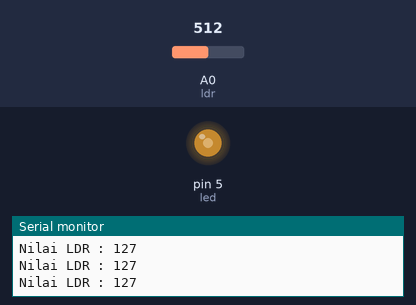
Bench run of a sketch on a simulated Arduino Uno, built with avr-gcc and run on an emulated ATmega328P. Shown: output pins drawn as LEDs (lit = HIGH), the last lines printed to the serial monitor. The test bench sets the inputs (shaded band); at power-on: A0 (ldr) = 512.

Above: at 1.2 s.
1.3 s: A0 (ldr) set to 408
At 2.6 s:
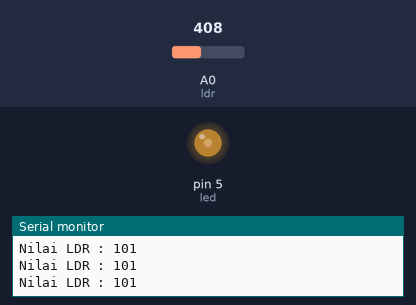
4.3 s: A0 (ldr) set to 394
At 5.1 s:
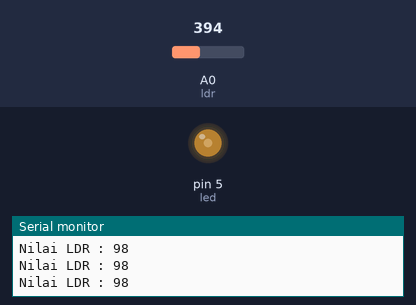
7.3 s: A0 (ldr) set to 122
At 8.4 s:
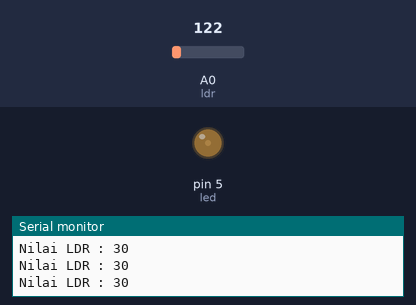
8.8 s: A0 (ldr) set to 43
At 9.4 s:
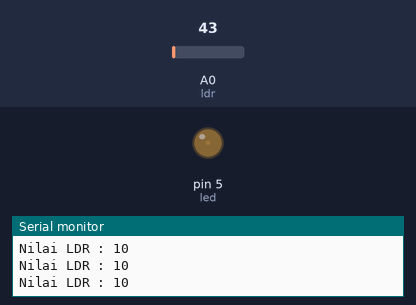
11.8 s: A0 (ldr) set to 38
At 12.7 s:
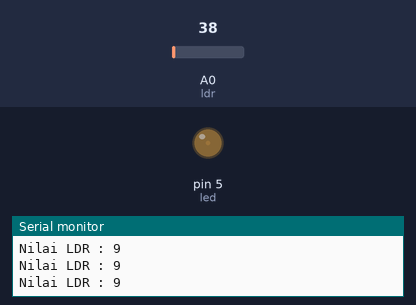
13.3 s: A0 (ldr) set to 511
At 13.8 s:
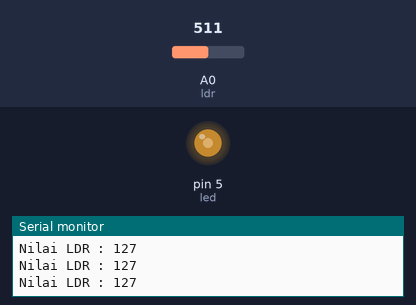
Timing chart, 0 to 15.8 s (numbered marks = the images above; inputs shaded):
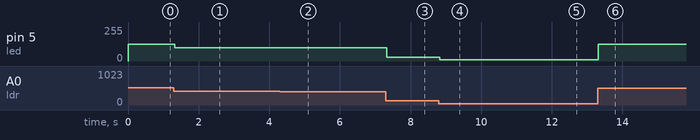

Measured:
- after the input at 1.3 s, pin 5 (led): 127/255 → 101/255 at once
- after the input at 4.3 s, pin 5 (led): 101/255 → 98/255 at once
- after the input at 7.3 s, pin 5 (led): 98/255 → 30/255 at once
- after the input at 8.8 s, pin 5 (led): 30/255 → 10/255 at once
- after the input at 11.8 s, pin 5 (led): 10/255 → 9/255 at once
- after the input at 13.3 s, pin 5 (led): 9/255 → 127/255 at once

The sketch:

1.SensorLDR.ino
```cpp
//Inisialisasi

#include "pitches.h"
int ldr    = A0;
int led    = 5;


void setup() {
  Serial.begin(9600);
  pinMode(led, OUTPUT);

}

void loop() {
  //Baca Data
  int bacaldr = analogRead(ldr);
      bacaldr = map(bacaldr,0,1024,0,255);
      //0,1024 nilai ldr 0 sampai 1024
      //0,255 nilai yang diubah atau nilai led pwn 0-255
  //Print Serial
  Serial.print("Nilai LDR : ");
  Serial.print(bacaldr);
  Serial.println();   //Untuk Enter

  analogWrite(led, bacaldr);

//semakin terang semakin redup lednya
}
```
